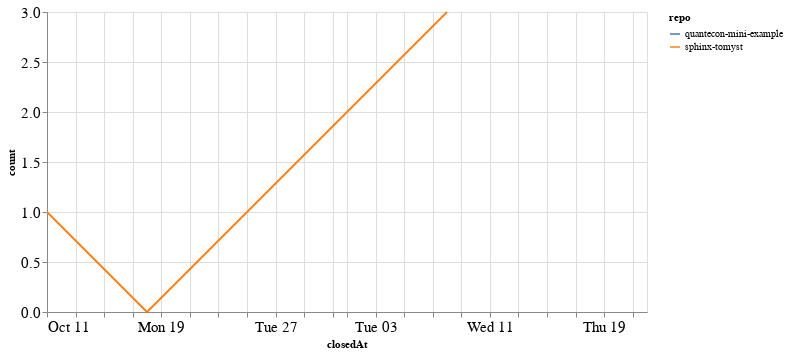

Source (notebook cell):
### Code cell
closed_by_time = closed_by.groupby('repo').resample('W', on='closedAt').count()['author'].reset_index()
closed_by_time = closed_by_time.rename(columns={'author': 'count'})

alt.Chart(closed_by_time, width=600).mark_line().encode(
    x='closedAt',
    y='count',
    color='repo',
    tooltip="repo"
)

### Figure 1 — Vega-Lite specification as saved in the notebook (floating-point values rounded to 4 significant figures)
{"config": {"axisLeft": {"labelFontSize": 15}, "axisBottom": {"labelFontSize": 15}}, "data": {"name": "data-768c448a8cd000d1723ce7c238c793ec"}, "mark": "line", "encoding": {"color": {"type": "nominal", "field": "repo"}, "tooltip": {"type": "nominal", "field": "repo"}, "x": {"type": "temporal", "field": "closedAt"}, "y": {"type": "quantitative", "field": "count"}}, "width": 600, "$schema": "https://vega.github.io/schema/vega-lite/v4.8.1.json", "datasets": {"data-768c448a8cd000d1723ce7c238c793ec": [{"repo": "quantecon-mini-example", "closedAt": "2020-11-22T00:00:00", "count": 2}, {"repo": "sphinx-tomyst", "closedAt": "2020-10-11T00:00:00", "count": 1}, {"repo": "sphinx-tomyst", "closedAt": "2020-10-18T00:00:00", "count": 0}, {"repo": "sphinx-tomyst", "closedAt": "2020-10-25T00:00:00", "count": 1}, {"repo": "sphinx-tomyst", "closedAt": "2020-11-01T00:00:00", "count": 2}, {"repo": "sphinx-tomyst", "closedAt": "2020-11-08T00:00:00", "count": 3}]}}
